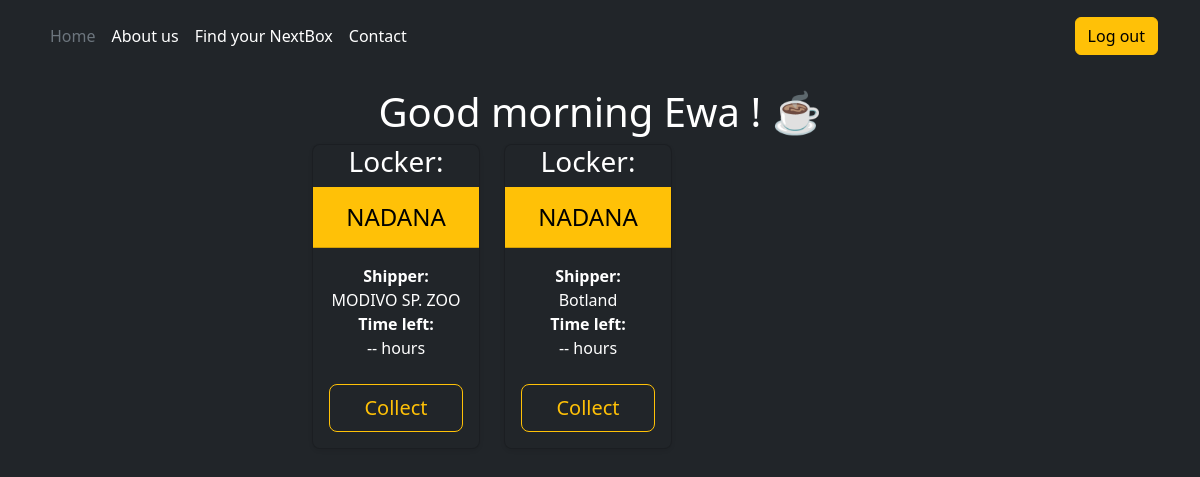
Before: /client/panel.php (signed in) with the older database file.
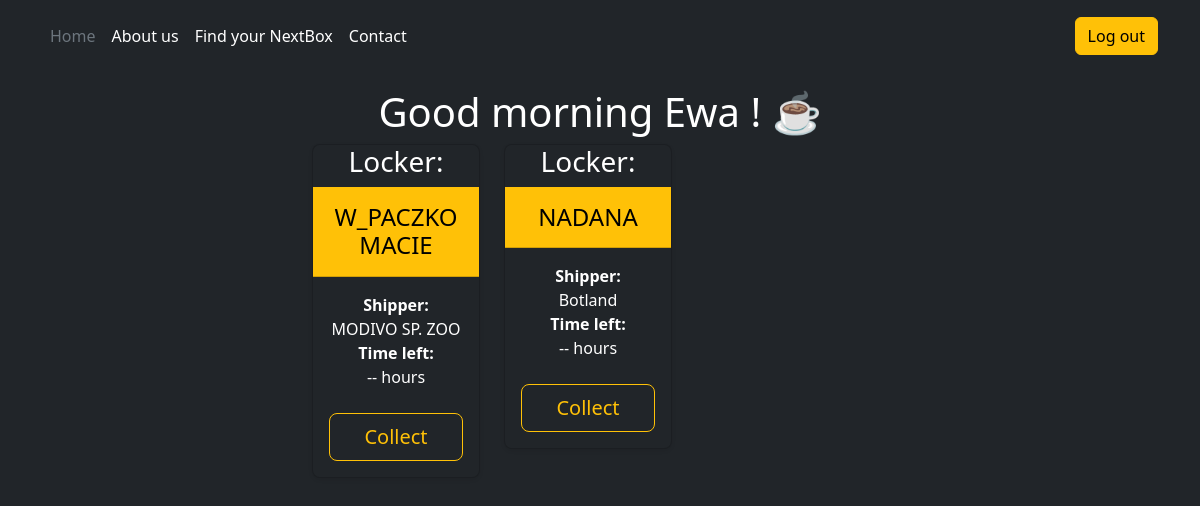
After: the same page with the newer database file.
### tables this page shows
CREATE TABLE IF NOT EXISTS Paczki(
    id_paczki INT PRIMARY KEY UNIQUE AUTO_INCREMENT,
    id_uzytkownika INT NOT NULL,
    id_skrytki INT,
    status ENUM('NADANA','W_PACZKOMACIE','ODEBRANA') NOT NULL,
    nadawca VARCHAR(255),
    FOREIGN KEY (id_uzytkownika) REFERENCES Uzytkownicy(id_uzytkownika),
    FOREIGN KEY (id_skrytki) REFERENCES Paczkomat(id_skrytki)

);

### client/panel.php (the view, shortened to what this page needs)
<?php
require_once "config.php";
$conn = @new mysqli($servername, $username, $password, $dbname);
?>
<html lang="pl">
<head>
    <link rel="stylesheet" href="style/panel.css">
    <link href="https://cdn.jsdelivr.net/npm/bootstrap@5.3.3/dist/css/bootstrap.min.css" rel="stylesheet">
</head>
<body class="bg-dark" onload="startTime()">
<header class="p-3 mb-3 text-bg-dark">
    <div class="container">
        <div class="d-flex flex-wrap align-items-center justify-content-center justify-content-lg-start">
            <ul class="nav col-12 col-lg-auto me-lg-auto mb-2 justify-content-evenly mb-md-0">
                <li>
                    <a href="index.php" class="nav-link px-2 text-secondary">Home</a>
                </li>
                <li>
                    <a href="aboutus.php" class="nav-link px-2 text-white">About us</a>
                </li>
                <li>
                    <a href="map.php" class="nav-link px-2 text-white">Find your NextBox</a>
                </li>
                <li>
                    <a href="contact.php" class="nav-link px-2 text-white">Contact</a>
                </li>
            </ul>
            <div class="text-end">
                <a class="btn btn-warning" href="logout.php">Log out</a>
            </div>
        </div>
    </div>
</header>
<h1 class="text-center text-white">Good morning <?php echo $_SESSION['imie'];?> ! ☕</h1>
<main class="d-flex justify-content-center align-items-center mx-auto">
<div class="row w-50 main-box align-items-center">
    <div class="row row-cols-1 row-cols-md-3 mb-3 text-center">
        <?php
        $sql = "select * from paczki where id_uzytkownika = '$_SESSION[id_uzytkownika]' ";
        $result = @$conn->query($sql);
        if ($result->num_rows > 0) {
            while ($row = $result->fetch_assoc()) {
                echo "
    <div class='col'>
        <div class='card mb-4 rounded-3 shadow-sm bg-dark text-white'>
            <h3>Locker: " . $row['id_skrytki'] . "</h3>
            <div class='card-header py-3 bg-warning text-black'>
                <h4 class='my-0 fw-normal'>" . $row['status'] . "</h4>
            </div> <div class='card-body'>
            <ul class='list-unstyled  mb-4'>
                <li class='fw-bold'>Shipper:</li>
                <li>" . $row['nadawca'] . "</li>
                <li class='fw-bold'>Time left:</li>
                <li>-- hours</li>
            </ul>
            <button type='button' class='w-100 btn btn-lg btn-outline-warning' onclick='fetch(`http://192.168.162.93:25565/open`)'>Collect</button>
        </div>
        </div>
    </div>
    ";
            }
        } else {
            echo "Nie masz paczek na koncie";
        }
        ?>
    </div>
</main>
</body>
</html>

### client/style/panel.css (style rules this page uses)
body { color: #3c3c3c; font-family: "Montserrat",sans-serif; font-size: 1rem; font-weight: 400; line-height: 1.5; text-align: left; }
h1 { color: #333; margin-bottom: 10px; }
button { padding: 8px 14px; background: #007BFF; color: white; border: none; border-radius: 6px; cursor: pointer; transition: background-color 0.2s ease, transform 0.05s ease; }

Changed rows visible on the page:
changed paczki "MODIVO SP. ZOO": status "NADANA" → "W_PACZKOMACIE"
